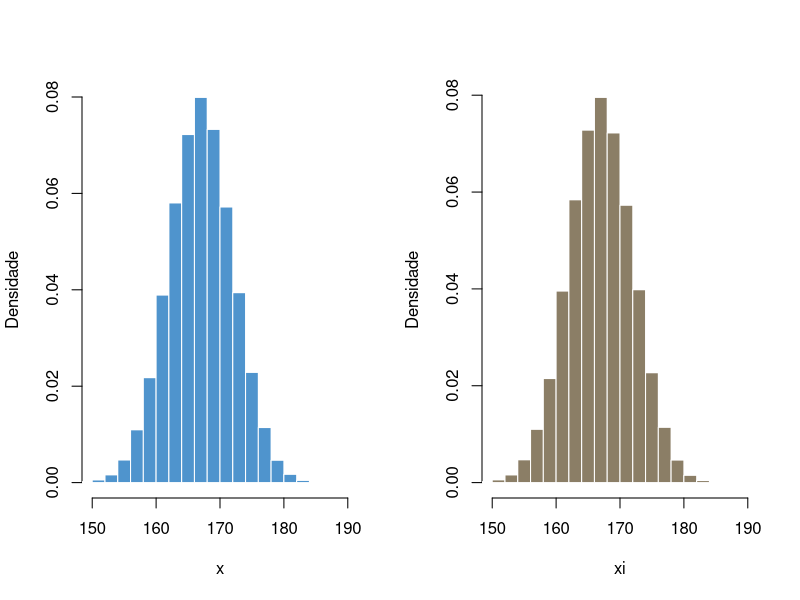
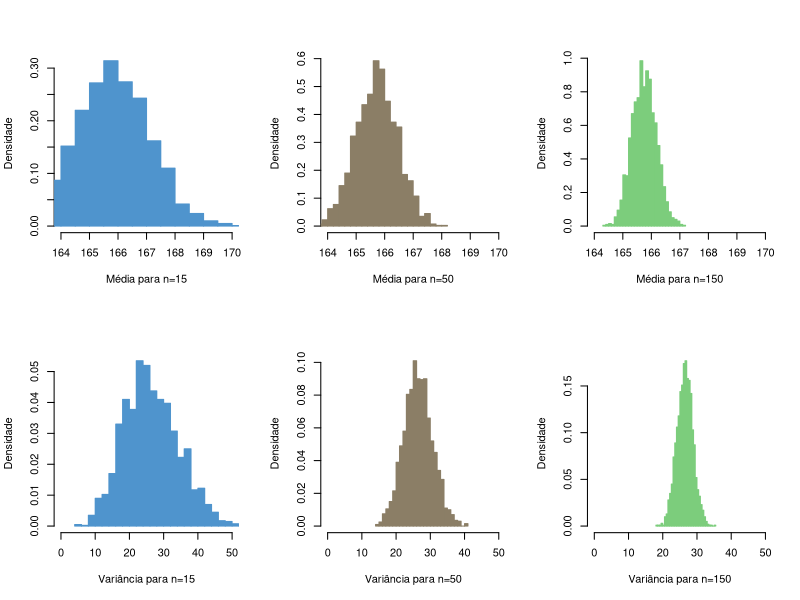
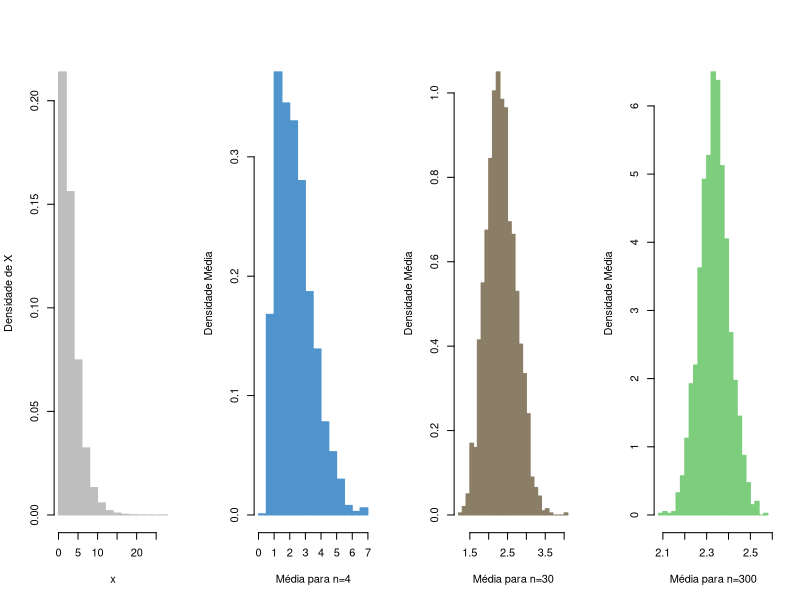

Reproduce these figures in R, in order.
## ---- chunk 1
#| echo = TRUE,
#| fig.cap = "Distribuição de probabilidade de X e da primeira medição de X, ou seja, Xi",
#| fig.height = 3.5,
#| fig.width = 6
# Mostrando que Xi tem a mesma distribuição de X
 # Simulamos a distribuição de alturas, X, E(X)=167 e DP(X)=5
 x_alt<-rnorm(100000,mean=167, sd= 5)

 # Vamos fazer a primeira medição de X, ou seja, sortear somente o 
 # primeiro elemento Xi. 
   # Iremos repetir a primeira medição 100.000, ou seja, repetimos o 
   # sorteio de Xi 100 mil vezes
   
# 1 - Criamos uma vetor numérico
xi<-numeric()

# 2 - Sorteamos de X os valores com reposição e criamos o vetor Xi
for ( i in 1:100000){
  xi[i]<-sample(x_alt,size = 1, replace=TRUE)
}  

# 3 - Agora plotamos X e Xi para ver se há diferença na distribuição
par(mfrow=c(1,2))
hist(x_alt, col="steelblue3", border="white",freq = FALSE, ylab="Densidade",
     xlab="x",main="", xlim=c(150, 190), breaks=20)
hist(xi, col="wheat4", border="white",freq = FALSE, ylab="Densidade",
     xlab="xi",main="", xlim=c(150, 190),breaks=20)
## ---- chunk 2
#| echo = TRUE,
#| fig.cap = "Distribuição amostral da média para diferentes tamanos amostrais",
#| fig.height = 3.5,
#| fig.width = 6
#Exemplo extraído de Bussab e Morettin

# Simulando uma variável com distribuição normal. 
x_normal<-rnorm(10000,mean=167, sd= 5)

# Criando os vetores numéricos 
# Media e variancia para amostras de tam 15, 50 E 150
xbar15<-numeric()
var_amostral15<-numeric()
xbar50<-numeric()
var_amostral50<-numeric()
xbar150<-numeric()
var_amostral150<-numeric()

# Extraindo duas mil amostras de 15, 50 e 150 elementos e fazendo a média e 
  # variância para cada uma das amostras. Teremos 2000 médias e 2000 variâncias 
  #para cada tamanho de amostra (15, 50 3 150)
for ( i in 1:2000){
  smp<-sample(x_normal,size = 15)
  xbar15[i]<-mean(x_normal[smp])
  var_amostral15[i]<-var(x_normal[smp])
  
  smp<-sample(x_normal,size = 50)
  xbar50[i]<-mean(x_normal[smp])
  var_amostral50[i]<-var(x_normal[smp])
  
  smp<-sample(x_normal,size = 150)
  xbar150[i]<-mean(x_normal[smp])
  var_amostral150[i]<-var(x_normal[smp])
}

par(mfrow=c(2,3))
hist(xbar15, col="steelblue3",freq = FALSE, breaks = 25,main="",
     xlim=c(164, 170), ylab="Densidade", xlab="Média para n=15",
     border="steelblue3")
hist(xbar50, col="wheat4", freq = FALSE, breaks = 25, main="",
     xlim=c(164, 170), ylab="Densidade", xlab="Média para n=50",
     border="wheat4")
hist(xbar150, col="palegreen3",freq = FALSE, breaks = 25, main="",
     xlim=c(164, 170), ylab="Densidade", xlab="Média para n=150",
     border="palegreen3")
hist(var_amostral15, col="steelblue3", freq = FALSE, breaks = 25, main="",
     xlim=c(0, 50), ylab="Densidade", xlab="Variância para n=15",
     border="steelblue3")
hist(var_amostral50, col="wheat4", freq = FALSE, breaks = 25, main="",
     xlim=c(0, 50), ylab="Densidade", xlab="Variância para n=50", 
     border="wheat4")
hist(var_amostral150, col="palegreen3", freq = FALSE, breaks = 25, main="",
     xlim=c(0, 50), ylab="Densidade", xlab="Variância para n=150",
     border="palegreen3")


## ---- chunk 3
#| echo = TRUE
# Vamos fazer a media das medias calculadas para 15, 50 e 150 com 
  # 2 mil rodadas de amostragem
mean(xbar15)
mean(xbar50)
mean(xbar150)

## ---- chunk 4
#| echo = TRUE
# Vamos fazer a variância das médias calculadas para 15, 50 e 150 com 
  # 2 mil rodadas de amostragem
var(xbar15)
var(xbar50)
var(xbar150)

## ---- chunk 5
#| echo = TRUE,
#| fig.cap = "Distribuição amostral da média para diferentes tamanos amostrais",
#| fig.height = 3.5,
#| fig.width = 7
# Distribuição amostral da média quando X tem dist Chi-Quadrado. 
# Simulando uma distribuição chiquadrado
x_chisq<-rchisq(100000,df=3)

#Inicializando as variaveis como vetores numericos
## Media e variancia para amostras de tam 15
x_chi4<-numeric()
## Media e variancia para amostras de tam 300
x_chi30<-numeric()
## Media e variancia para amostras de tam 1000
x_chi1000<-numeric()

for ( i in 1:2000){
  smp<-sample(x_chisq,size = 4)
  x_chi4[i]<-mean(x_chisq[smp])
  
  smp<-sample(x_chisq,size = 30)
  x_chi30[i]<-mean(x_chisq[smp])

  smp<-sample(x_chisq,size = 1000)
  x_chi1000[i]<-mean(x_chisq[smp])

}

##  Figura 
par(mfrow=c(1,4))
hist(x_chisq, col="gray", border="gray",freq = FALSE, main="",
     ylab="Densidade de X", xlab="x")
hist(x_chi4, col="steelblue3", freq = FALSE, breaks = 20, main="",
      ylab="Densidade Média", xlab="Média para n=4",
     border="steelblue3")
hist(x_chi30, col="wheat4", freq = FALSE, breaks = 20, main="",
      ylab="Densidade Média", xlab="Média para n=30", 
     border="wheat4")
hist(x_chi1000, col="palegreen3", freq = FALSE, breaks = 20, main="",
      ylab="Densidade Média", xlab="Média para n=300",
     border="palegreen3")
